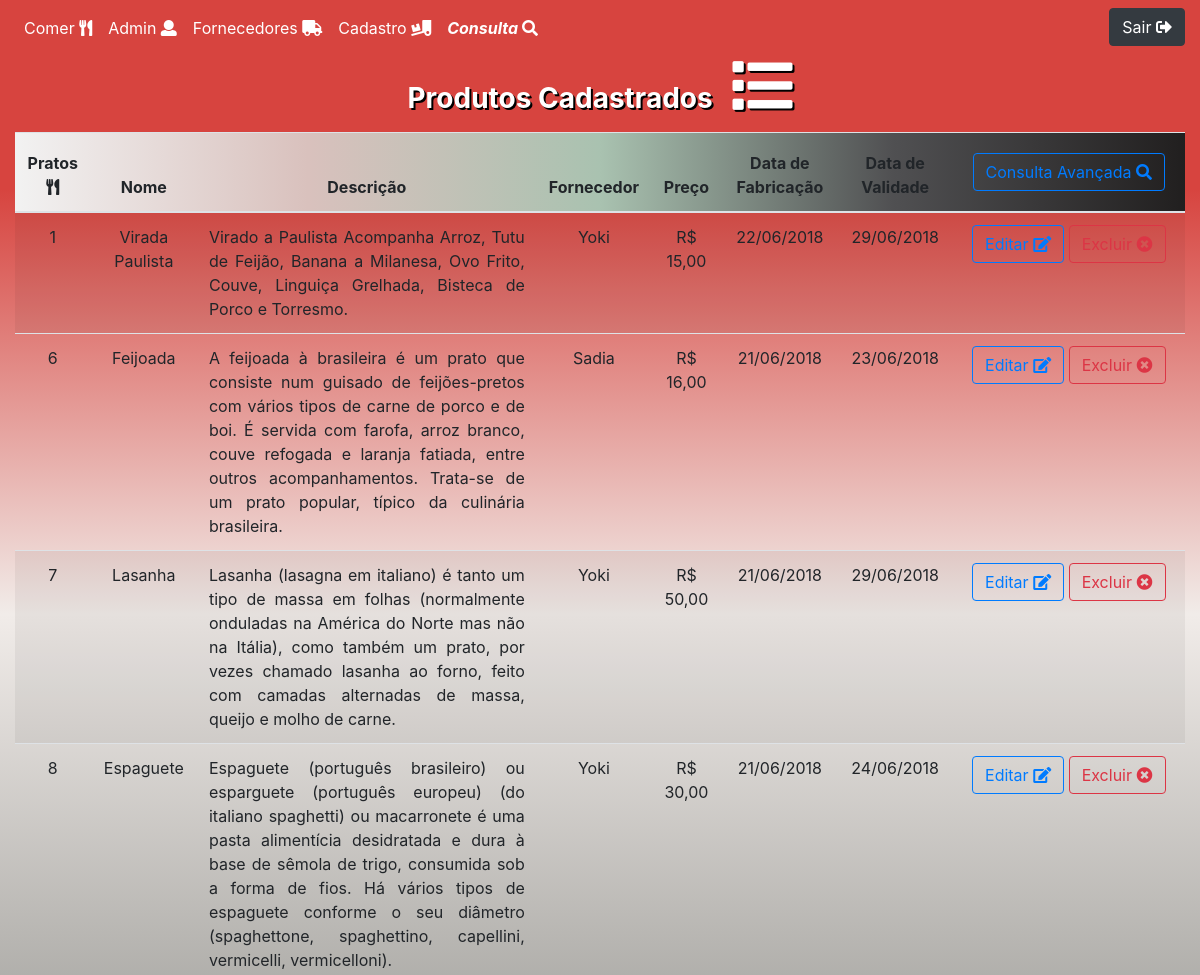
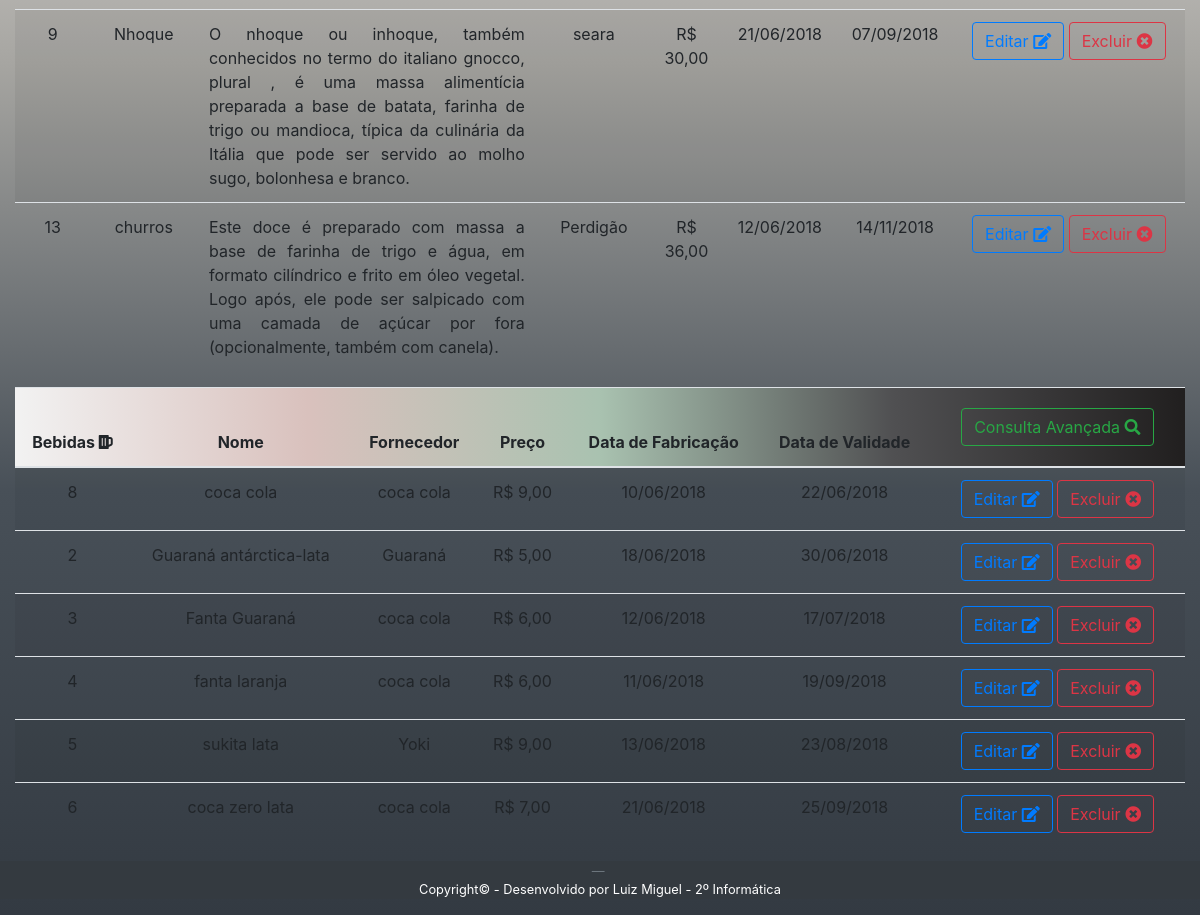
Page /LanchoNET/consulta.php (signed in) on the committed database (2 pictures, top to bottom).
### tables this page shows
CREATE TABLE IF NOT EXISTS `prato` (
  `id_prato` int(11) NOT NULL AUTO_INCREMENT,
  `nome` varchar(255) NOT NULL,
  `imgPrato` varchar(255) NOT NULL,
  `imgPrato2` varchar(255) NOT NULL,
  `imgPrato3` varchar(255) NOT NULL,
  `descricao` varchar(500) NOT NULL,
  `fornecedor` int(11) NOT NULL,
  `preco` float NOT NULL,
  `data_fab` date NOT NULL,
  `validade` date NOT NULL,
  PRIMARY KEY (`id_prato`)
);

CREATE TABLE IF NOT EXISTS `fornecedor` (
  `id_fornecedor` int(11) NOT NULL AUTO_INCREMENT,
  `nome` varchar(255) NOT NULL,
  `cnpj` char(14) NOT NULL,
  `logo` varchar(255) NOT NULL,
  PRIMARY KEY (`id_fornecedor`),
  UNIQUE KEY `cnpj` (`cnpj`)
);

CREATE TABLE IF NOT EXISTS `bebidas` (
  `id_bebida` int(11) NOT NULL AUTO_INCREMENT,
  `nome` varchar(255) NOT NULL,
  `imgBebida` varchar(255) NOT NULL,
  `fornecedor` int(11) NOT NULL,
  `data_fab` date NOT NULL,
  `data_val` date NOT NULL,
  `preco` float NOT NULL,
  PRIMARY KEY (`id_bebida`)
);

### LanchoNET/consulta.php (the view, shortened to what this page needs)
<!DOCTYPE html>
<html>
<head>
	<link rel="stylesheet" type="text/css" href="css/bootstrap.css">
	<link rel="stylesheet" type="text/css" href="font/css/fontawesome-all.css">
</head>
<body style="background: linear-gradient(to top, #333A42, #485058, #A6A5A1, #F1ECE9 , #D7443F 90%);">
	<nav class="navbar navbar-expand-lg navbar-dark bg-dark" style="background: #D7443F !important;">
		<div class="slide navbar-default" id="navbarAltMarkup">
			<div class="navbar-nav">
				<a href="sair.php" class="btn btn-dark" style="position: absolute;right: 0;margin-right: 15px;">Sair <i class="fas fa-sign-out-alt"></i></a>
				<a href="index.php" class="nav-item nav-link" style="color: #fff;">Comer <i class="fas fa-utensils"></i></a>
				<a href="admin.php" class="nav-item nav-link" style="color: #fff">Admin <i class="fas fa-user"></i></a>
				<a href="fornecedor.php" class="nav-item nav-link" style="color: #fff">Fornecedores <i class="fas fa-truck"></i></a>
				<a href="cadastro.php" class="nav-item nav-link" style="color: #fff">Cadastro <i class="fas fa-truck-loading"></i></a>
				<a href="consulta.php" class="nav-item nav-link active" style="font-style: italic;font-weight: bolder;color: #fff">Consulta <i class="fas fa-search"></i></a>
			</div>
		</div>
	</nav>
	<div class="container-fluid text-center" style="min-height: 679px;width: 100%">
		<h1 class="h3 mb-3 font-weight-bold" style="color: #fff;text-shadow: 2px 2px 0 #000;">Produtos Cadastrados &nbsp;&nbsp;<i class="fas fa-list" style="font-size: 60px"></i></h1>
		<table class="table table-striped text-center">
			<?php
			include_once "config.php";
			$sql = "SELECT * FROM prato";
			$sqlSelect = mysqli_query($conexao,$sql);
			?>
			<thead style="background: linear-gradient(to left, #211F1F, #505052, #A9C2B0, #D9C1BD, #F2F2F2) !important;">
				<tr>
					<th scope="col">Pratos <i class="fas fa-utensils"></i></th>
					<th scope="col">Nome</th>
					<th scope="col">Descrição</th>
					<th scope="col">Fornecedor</th>
					<th scope="col">Preço</th>
					<th scope="col">Data de Fabricação</th>
					<th scope="col">Data de Validade</th>
					<th scope="col"><a href="consultaprato.php" class="btn btn-outline-primary" style="margin: 8px">Consulta Avançada <i class="fas fa-search"></i></a></th>
				</tr>
			</thead>
			<tbody>
				<?php
				while ($lista = mysqli_fetch_assoc($sqlSelect)) {
				?>
				<tr>
					<td><?php echo $lista['id_prato']; ?></td>
					<td><?php echo $lista['nome'];  ?></td>
					<td class="text-justify"><?php echo $lista['descricao'];  ?></td>
					<td><?php $id = $lista['fornecedor'];
					$sql2 = "SELECT * FROM fornecedor WHERE id_fornecedor = $id";
					$sqlSelect2 = mysqli_query($conexao,$sql2);
					$listaf = mysqli_fetch_assoc($sqlSelect2);
					echo $listaf['nome'];  ?></td>
					<td>R$ <?php echo number_format($lista['preco'],2,',','.') ?></td>
					<td><?php echo date("d/m/Y",strtotime($lista['data_fab']));  ?></td>
					<td><?php echo date("d/m/Y",strtotime($lista['validade'])); ?></td>
					<td>
						<button type="button" class="btn btn-outline-primary" data-toggle="modal" data-target="#modal<?php echo $lista['id_prato']; ?>">Editar <i class="fas fa-edit"></i></button>
						<a href="alterarcadPrato.php?acao=excluir&id=<?php echo $lista['id_prato']; ?>" class="btn btn-outline-danger">Excluir <i class="fas fa-times-circle"></i></a>
					</td>
				</tr>
				<?php
					}
				?>
			</tbody>
		</table>
		<table class="table table-striped text-center">
			<?php
			include_once "config.php";
			$sql2 = "SELECT * FROM bebidas";
			$sqlSelect2 = mysqli_query($conexao,$sql2);
			?>
			<thead style="background: linear-gradient(to left, #211F1F, #505052, #A9C2B0, #D9C1BD, #F2F2F2) !important;">
				<tr>
					<th scope="col">Bebidas <i class="fas fa-beer"></i></th>
					<th scope="col">Nome</th>
					<th scope="col">Fornecedor</th>
					<th scope="col">Preço</th>
					<th scope="col">Data de Fabricação</th>
					<th scope="col">Data de Validade</th>
					<th scope="col"><a href="consultabebida.php" class="btn btn-outline-success" style="margin: 8px">Consulta Avançada <i class="fas fa-search"></i></a></th>
				</tr>
			</thead>
			<tbody>
				<?php
				while ($lista2 = mysqli_fetch_assoc($sqlSelect2)) {
				?>
				<tr>
					<td><?php echo $lista2['id_bebida'];  ?></td>
					<td><?php echo $lista2['nome']; ?></td>
					<td><?php $id = $lista2['fornecedor'];
					$sql3 = "SELECT * FROM fornecedor WHERE id_fornecedor = $id";
					$sqlSelect3 = mysqli_query($conexao,$sql3);
					$listaf2 = mysqli_fetch_assoc($sqlSelect3);
					echo $listaf2['nome']; ?></td>
					<td>R$ <?php echo number_format($lista2['preco'],2,',','.')  ?></td>
					<td><?php echo date("d/m/Y",strtotime($lista2['data_fab'])); ?></td>
					<td><?php echo date("d/m/Y",strtotime($lista2['data_val'])); ?></td>
					<td>
						<button type="button" class="btn btn-outline-primary" data-toggle="modal" data-target="#modal2<?php echo $lista2['id_bebida']; ?>">Editar <i class="fas fa-edit"></i></button>
						<a href="alterarcadBebida.php?acao=excluir&id=<?php echo $lista2['id_bebida']; ?>" class="btn btn-outline-danger">Excluir <i class="fas fa-times-circle"></i></a>
					</td>
				</tr>
				<?php
					}
				?>
			</tbody>
		</table>
	</div>
	<div class="blockquote-footer text-center" style="background-color: #343a40">
		<p style="color: #fff">Copyright© - Desenvolvido por Luiz Miguel - 2º Informática</p>
	</div>
</body>
</html>

### rows in the picture
prato: id_prato "1", nome "Virada Paulista", descricao "Virado a Paulista Acompanha Arroz, Tutu de Feijão, Banana a Milanesa, Ovo Frito, Couve, Linguiça Grelhada, Bisteca de Porco e Torresmo.", fornecedor.nome "Yoki", preco "15,00", data_fab "22/06/2018", validade "29/06/2018"
prato: id_prato "6", nome "Feijoada", descricao "A feijoada à brasileira é um prato que consiste num guisado de feijões-pretos com vários tipos de carne de porco e de boi. É servida com farofa, arroz branco, couve refogada e laranja fatiada, entre outros acompanhamentos. Trata-se de um prato popular, típico da culinária brasileira.", fornecedor.nome "Sadia", preco "16,00", data_fab "21/06/2018", validade "23/06/2018"
prato: id_prato "7", nome "Lasanha", descricao "Lasanha (lasagna em italiano) é tanto um tipo de massa em folhas (normalmente onduladas na América do Norte mas não na Itália), como também um prato, por vezes chamado lasanha ao forno, feito com camadas alternadas de massa, queijo e molho de carne.", fornecedor.nome "Yoki", preco "50,00", data_fab "21/06/2018", validade "29/06/2018"
prato: id_prato "8", nome "Espaguete", descricao "Espaguete (português brasileiro) ou esparguete (português europeu) (do italiano spaghetti) ou macarronete é uma pasta alimentícia desidratada e dura à base de sêmola de trigo, consumida sob a forma de fios. Há vários tipos de espaguete conforme o seu diâmetro (spaghettone, spaghettino, capellini, vermicelli, vermicelloni).", fornecedor.nome "Yoki", preco "30,00", data_fab "21/06/2018", validade "24/06/2018"
prato: id_prato "9", nome "Nhoque", descricao "O nhoque ou inhoque, também conhecidos no termo do italiano gnocco, plural , é uma massa alimentícia preparada a base de batata, farinha de trigo ou mandioca, típica da culinária da Itália que pode ser servido ao molho sugo, bolonhesa e branco.", fornecedor.nome "seara", preco "30,00", data_fab "21/06/2018", validade "07/09/2018"
prato: id_prato "13", nome "churros", descricao "Este doce é preparado com massa a base de farinha de trigo e água, em formato cilíndrico e frito em óleo vegetal. Logo após, ele pode ser salpicado com uma camada de açúcar por fora (opcionalmente, também com canela).", fornecedor.nome "Perdigão", preco "36,00", data_fab "12/06/2018", validade "14/11/2018"
bebidas: id_bebida "8", nome "coca cola", fornecedor.nome "coca cola", preco "9,00", data_fab "10/06/2018", data_val "22/06/2018"
bebidas: id_bebida "2", nome "Guaraná antárctica-lata", fornecedor.nome "Guaraná", preco "5,00", data_fab "18/06/2018", data_val "30/06/2018"
bebidas: id_bebida "3", nome "Fanta Guaraná", fornecedor.nome "coca cola", preco "6,00", data_fab "12/06/2018", data_val "17/07/2018"
bebidas: id_bebida "4", nome "fanta laranja", fornecedor.nome "coca cola", preco "6,00", data_fab "11/06/2018", data_val "19/09/2018"
bebidas: id_bebida "5", nome "sukita lata", fornecedor.nome "Yoki", preco "9,00", data_fab "13/06/2018", data_val "23/08/2018"
bebidas: id_bebida "6", nome "coca zero lata", fornecedor.nome "coca cola", preco "7,00", data_fab "21/06/2018", data_val "25/09/2018"
